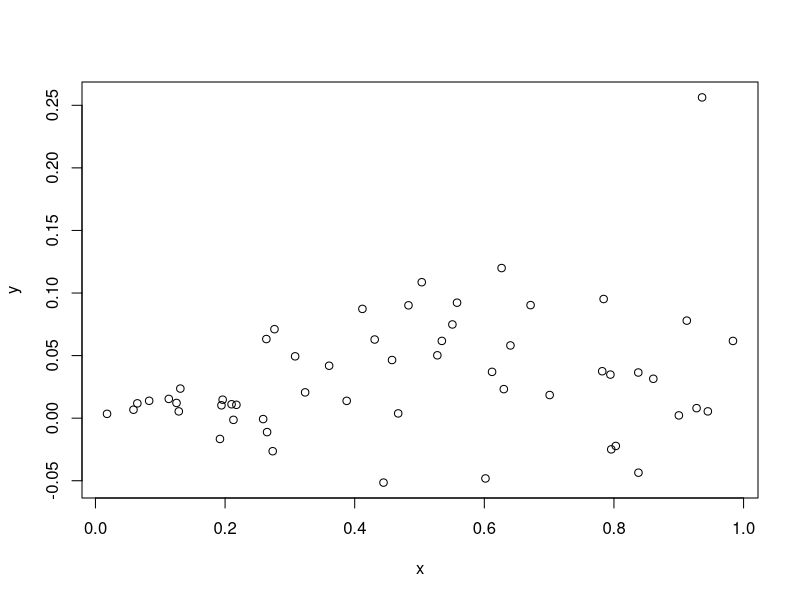
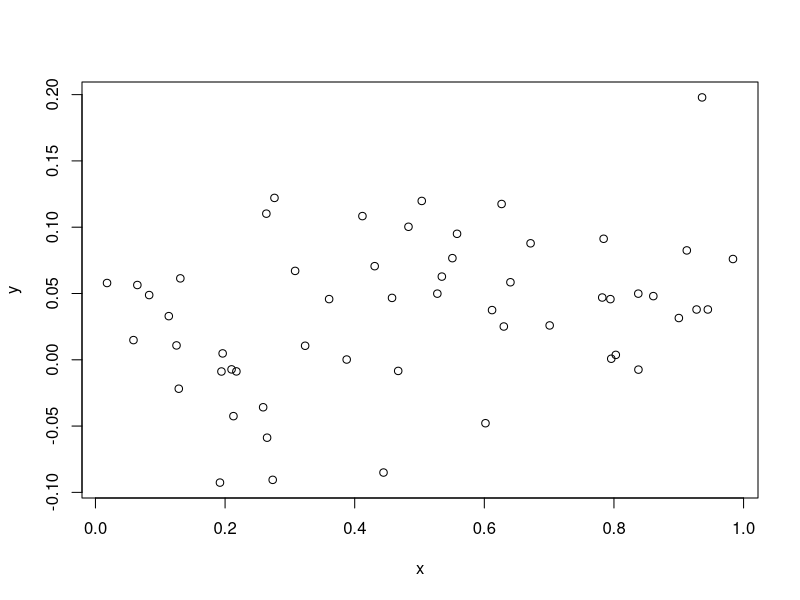
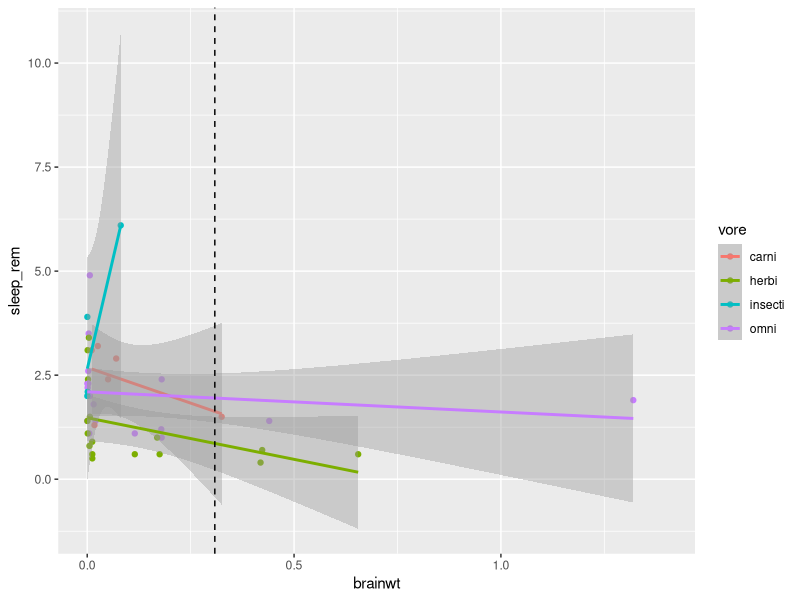
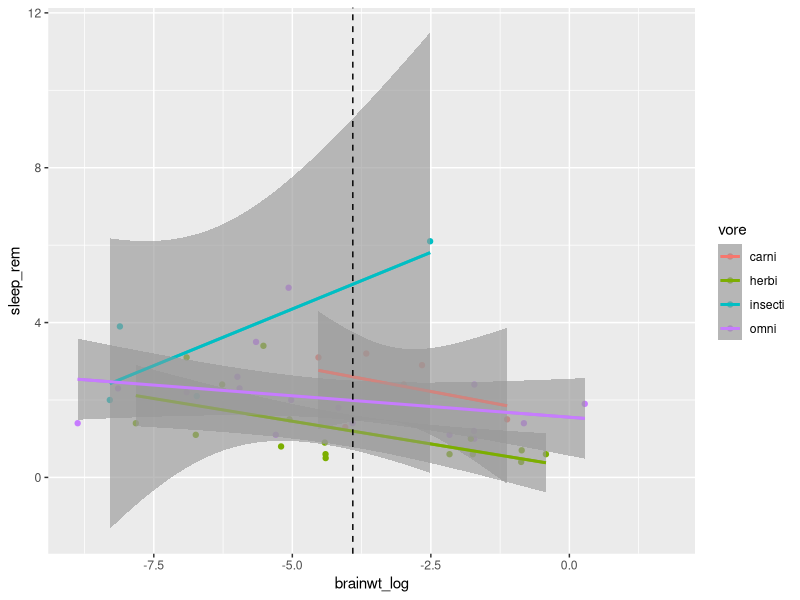

The R source for these figures, in order:
## ---- chunk 1
#DO NOT EDIT THIS CHUNK OR ANYTHING ABOVE IT!
knitr::opts_chunk$set(echo = TRUE, eval = TRUE, fig.align = "center", warning = F, message = F, tidy=T, tidy.opts=list(width.cutoff=50), R.options=list(max.print=100,dplyr.print_max=100))
library(tidyverse)
## ---- chunk 2
set.seed(348)
x <- runif(55, 0, 1)
y <- .1 * rnorm(55, x, x)
fit1 <- lm(y~x)
summary(fit1)
plot(x,y)
library(sandwich); library(lmtest)
bptest(fit1)
coeftest(fit1, vcov = vcovHC(fit1))
## ---- chunk 3
set.seed(348)
x <- runif(55, 0, 1)
y <- .1 * rnorm(55, x, .6)
fit2 <- lm(y~x)
summary(fit2)
plot(x,y)
bptest(fit2)
coeftest(fit2, vcov = vcovHC(fit2))
## ---- chunk 4
set.seed(348)
data1 <- data.frame(x=x, y=y)

samp_distn<-replicate(5000, {
  boot_dat <- sample_frac(data1, replace=TRUE)
  fit <- lm(y~x, data=boot_dat)
  coef(fit)
}) 
samp_distn %>% t %>% as.data.frame %>% summarize_all(sd)

fit<-lm(y~x,data=data1)
resids<-fit$residuals #save residuals
fitted<-fit$fitted.values
resid_resamp<-replicate(5000,{
  new_resids<-sample(resids,replace=TRUE)
  data1$new_y<-fitted+new_resids
  fit<-lm(new_y~x,data=data1)
  coef(fit)
})
resid_resamp%>%t%>%as.data.frame%>%summarize_all(sd)
## ---- chunk 5
library(tidyverse)
fit3 <- lm(sleep_rem~brainwt*vore, data=msleep)
summary(fit3)
## ---- chunk 6
msleep$brainwt_c <- msleep$brainwt - mean(msleep$brainwt, na.rm = T)
fit4 <- lm(sleep_rem~brainwt_c*vore, data=msleep)
summary(fit4)
## ---- chunk 7
msleep1 <- msleep %>% filter(vore != 'NA')
ggplot(msleep1,aes(brainwt, sleep_rem, color=vore))+geom_point()+geom_smooth(method = 'lm')+
  xlim(0,1.4)+geom_vline(xintercept = mean(msleep1$brainwt, na.rm = T), linetype='dashed')
mean(msleep$brainwt, na.rm = T)
## ---- chunk 8
msleep$brainwt_log <- log(msleep$brainwt)
msleep$brainwt_log_c <- msleep$brainwt_log - mean(msleep$brainwt_log, na.rm = T)
fit5 <- lm(sleep_rem~brainwt_log_c*vore, data=msleep)
summary(fit5)
coeftest(fit5, vcov=vcovHC(fit5))
## ---- chunk 9
msleep2 <- msleep %>% filter(vore != 'NA')
ggplot(msleep2,aes(brainwt_log, sleep_rem, color=vore))+geom_point()+geom_smooth(method = 'lm')+
  geom_smooth(method = 'lm')+geom_vline(xintercept = mean(msleep2$brainwt_log, na.rm = T), linetype='dashed')
## ---- chunk 10
## DO NOT DELETE THIS BLOCK!
sessionInfo()
Sys.time()
Sys.info()
